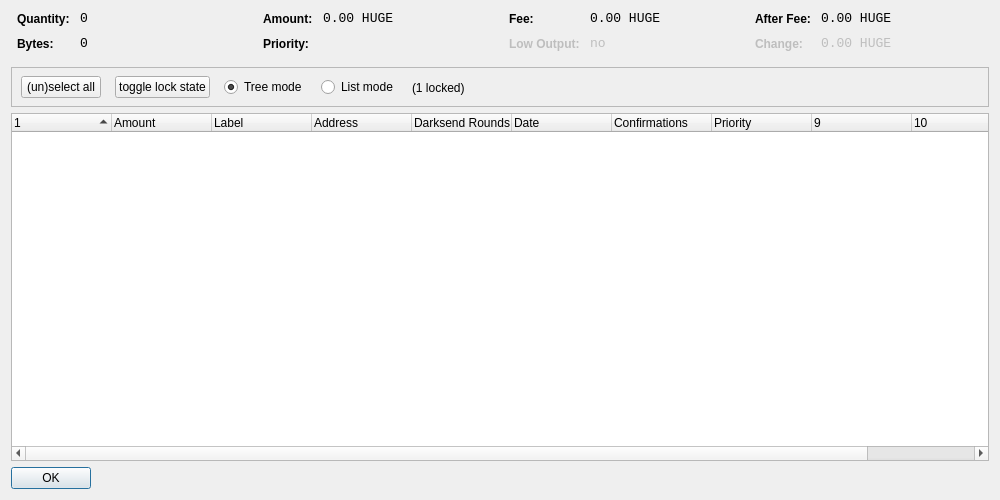
<?xml version="1.0" encoding="UTF-8"?>
<ui version="4.0">
 <class>CoinControlDialog</class>
 <widget class="QDialog" name="CoinControlDialog">
  <property name="geometry">
   <rect>
    <x>0</x>
    <y>0</y>
    <width>1000</width>
    <height>500</height>
   </rect>
  </property>
  <property name="windowTitle">
   <string>Coin Control</string>
  </property>
  <layout class="QVBoxLayout" name="verticalLayout">
   <item>
    <layout class="QHBoxLayout" name="horizontalLayoutTop" stretch="0,0,0,0">
     <property name="topMargin">
      <number>0</number>
     </property>
     <property name="bottomMargin">
      <number>10</number>
     </property>
     <item>
      <layout class="QFormLayout" name="formLayoutCoinControl1">
       <property name="horizontalSpacing">
        <number>10</number>
       </property>
       <property name="verticalSpacing">
        <number>10</number>
       </property>
       <property name="leftMargin">
        <number>6</number>
       </property>
       <property name="rightMargin">
        <number>6</number>
       </property>
       <item row="0" column="0">
        <widget class="QLabel" name="labelCoinControlQuantityText">
         <property name="styleSheet">
          <string notr="true">font-weight:bold;</string>
         </property>
         <property name="text">
          <string>Quantity:</string>
         </property>
        </widget>
       </item>
       <item row="0" column="1">
        <widget class="QLabel" name="labelCoinControlQuantity">
         <property name="font">
          <font>
           <family>Monospace</family>
           <pointsize>10</pointsize>
          </font>
         </property>
         <property name="cursor">
          <cursorShape>IBeamCursor</cursorShape>
         </property>
         <property name="contextMenuPolicy">
          <enum>Qt::ActionsContextMenu</enum>
         </property>
         <property name="text">
          <string notr="true">0</string>
         </property>
         <property name="textInteractionFlags">
          <set>Qt::LinksAccessibleByMouse|Qt::TextSelectableByKeyboard|Qt::TextSelectableByMouse</set>
         </property>
        </widget>
       </item>
       <item row="1" column="0">
        <widget class="QLabel" name="labelCoinControlBytesText">
         <property name="styleSheet">
          <string notr="true">font-weight:bold;</string>
         </property>
         <property name="text">
          <string>Bytes:</string>
         </property>
        </widget>
       </item>
       <item row="1" column="1">
        <widget class="QLabel" name="labelCoinControlBytes">
         <property name="font">
          <font>
           <family>Monospace</family>
           <pointsize>10</pointsize>
          </font>
         </property>
         <property name="cursor">
          <cursorShape>IBeamCursor</cursorShape>
         </property>
         <property name="contextMenuPolicy">
          <enum>Qt::ActionsContextMenu</enum>
         </property>
         <property name="text">
          <string notr="true">0</string>
         </property>
         <property name="textInteractionFlags">
          <set>Qt::LinksAccessibleByMouse|Qt::TextSelectableByKeyboard|Qt::TextSelectableByMouse</set>
         </property>
        </widget>
       </item>
      </layout>
     </item>
     <item>
      <layout class="QFormLayout" name="formLayoutCoinControl2">
       <property name="horizontalSpacing">
        <number>10</number>
       </property>
       <property name="verticalSpacing">
        <number>10</number>
       </property>
       <property name="leftMargin">
        <number>6</number>
       </property>
       <property name="rightMargin">
        <number>6</number>
       </property>
       <item row="0" column="0">
        <widget class="QLabel" name="labelCoinControlAmountText">
         <property name="styleSheet">
          <string notr="true">font-weight:bold;</string>
         </property>
         <property name="text">
          <string>Amount:</string>
         </property>
        </widget>
       </item>
       <item row="0" column="1">
        <widget class="QLabel" name="labelCoinControlAmount">
         <property name="font">
          <font>
           <family>Monospace</family>
           <pointsize>10</pointsize>
          </font>
         </property>
         <property name="cursor">
          <cursorShape>IBeamCursor</cursorShape>
         </property>
         <property name="contextMenuPolicy">
          <enum>Qt::ActionsContextMenu</enum>
         </property>
         <property name="text">
          <string notr="true">0.00 HUGE</string>
         </property>
         <property name="textInteractionFlags">
          <set>Qt::LinksAccessibleByMouse|Qt::TextSelectableByKeyboard|Qt::TextSelectableByMouse</set>
         </property>
        </widget>
       </item>
       <item row="1" column="0">
        <widget class="QLabel" name="labelCoinControlPriorityText">
         <property name="styleSheet">
          <string notr="true">font-weight:bold;</string>
         </property>
         <property name="text">
          <string>Priority:</string>
         </property>
        </widget>
       </item>
       <item row="1" column="1">
        <widget class="QLabel" name="labelCoinControlPriority">
         <property name="font">
          <font>
           <family>Monospace</family>
           <pointsize>10</pointsize>
          </font>
         </property>
         <property name="cursor">
          <cursorShape>IBeamCursor</cursorShape>
         </property>
         <property name="contextMenuPolicy">
          <enum>Qt::ActionsContextMenu</enum>
         </property>
         <property name="text">
          <string/>
         </property>
         <property name="textInteractionFlags">
          <set>Qt::LinksAccessibleByMouse|Qt::TextSelectableByKeyboard|Qt::TextSelectableByMouse</set>
         </property>
        </widget>
       </item>
      </layout>
     </item>
     <item>
      <layout class="QFormLayout" name="formLayoutCoinControl3">
       <property name="horizontalSpacing">
        <number>10</number>
       </property>
       <property name="verticalSpacing">
        <number>10</number>
       </property>
       <property name="leftMargin">
        <number>6</number>
       </property>
       <property name="rightMargin">
        <number>6</number>
       </property>
       <item row="0" column="0">
        <widget class="QLabel" name="labelCoinControlFeeText">
         <property name="styleSheet">
          <string notr="true">font-weight:bold;</string>
         </property>
         <property name="text">
          <string>Fee:</string>
         </property>
        </widget>
       </item>
       <item row="0" column="1">
        <widget class="QLabel" name="labelCoinControlFee">
         <property name="font">
          <font>
           <family>Monospace</family>
           <pointsize>10</pointsize>
          </font>
         </property>
         <property name="cursor">
          <cursorShape>IBeamCursor</cursorShape>
         </property>
         <property name="contextMenuPolicy">
          <enum>Qt::ActionsContextMenu</enum>
         </property>
         <property name="text">
          <string notr="true">0.00 HUGE</string>
         </property>
         <property name="textInteractionFlags">
          <set>Qt::LinksAccessibleByMouse|Qt::TextSelectableByKeyboard|Qt::TextSelectableByMouse</set>
         </property>
        </widget>
       </item>
       <item row="1" column="0">
        <widget class="QLabel" name="labelCoinControlLowOutputText">
         <property name="enabled">
          <bool>false</bool>
         </property>
         <property name="styleSheet">
          <string notr="true">font-weight:bold;</string>
         </property>
         <property name="text">
          <string>Low Output:</string>
         </property>
        </widget>
       </item>
       <item row="1" column="1">
        <widget class="QLabel" name="labelCoinControlLowOutput">
         <property name="enabled">
          <bool>false</bool>
         </property>
         <property name="font">
          <font>
           <family>Monospace</family>
           <pointsize>10</pointsize>
          </font>
         </property>
         <property name="cursor">
          <cursorShape>IBeamCursor</cursorShape>
         </property>
         <property name="contextMenuPolicy">
          <enum>Qt::ActionsContextMenu</enum>
         </property>
         <property name="text">
          <string notr="true">no</string>
         </property>
         <property name="textInteractionFlags">
          <set>Qt::LinksAccessibleByMouse|Qt::TextSelectableByKeyboard|Qt::TextSelectableByMouse</set>
         </property>
        </widget>
       </item>
      </layout>
     </item>
     <item>
      <layout class="QFormLayout" name="formLayoutCoinControl4">
       <property name="horizontalSpacing">
        <number>10</number>
       </property>
       <property name="verticalSpacing">
        <number>10</number>
       </property>
       <property name="leftMargin">
        <number>6</number>
       </property>
       <property name="rightMargin">
        <number>6</number>
       </property>
       <item row="0" column="0">
        <widget class="QLabel" name="labelCoinControlAfterFeeText">
         <property name="styleSheet">
          <string notr="true">font-weight:bold;</string>
         </property>
         <property name="text">
          <string>After Fee:</string>
         </property>
        </widget>
       </item>
       <item row="0" column="1">
        <widget class="QLabel" name="labelCoinControlAfterFee">
         <property name="font">
          <font>
           <family>Monospace</family>
           <pointsize>10</pointsize>
          </font>
         </property>
         <property name="cursor">
          <cursorShape>IBeamCursor</cursorShape>
         </property>
         <property name="contextMenuPolicy">
          <enum>Qt::ActionsContextMenu</enum>
         </property>
         <property name="text">
          <string notr="true">0.00 HUGE</string>
         </property>
         <property name="textInteractionFlags">
          <set>Qt::LinksAccessibleByMouse|Qt::TextSelectableByKeyboard|Qt::TextSelectableByMouse</set>
         </property>
        </widget>
       </item>
       <item row="1" column="0">
        <widget class="QLabel" name="labelCoinControlChangeText">
         <property name="enabled">
          <bool>false</bool>
         </property>
         <property name="styleSheet">
          <string notr="true">font-weight:bold;</string>
         </property>
         <property name="text">
          <string>Change:</string>
         </property>
        </widget>
       </item>
       <item row="1" column="1">
        <widget class="QLabel" name="labelCoinControlChange">
         <property name="enabled">
          <bool>false</bool>
         </property>
         <property name="font">
          <font>
           <family>Monospace</family>
           <pointsize>10</pointsize>
          </font>
         </property>
         <property name="cursor">
          <cursorShape>IBeamCursor</cursorShape>
         </property>
         <property name="contextMenuPolicy">
          <enum>Qt::ActionsContextMenu</enum>
         </property>
         <property name="text">
          <string notr="true">0.00 HUGE</string>
         </property>
         <property name="textInteractionFlags">
          <set>Qt::LinksAccessibleByMouse|Qt::TextSelectableByKeyboard|Qt::TextSelectableByMouse</set>
         </property>
        </widget>
       </item>
      </layout>
     </item>
    </layout>
   </item>
   <item>
    <widget class="QFrame" name="frame">
     <property name="minimumSize">
      <size>
       <width>0</width>
       <height>40</height>
      </size>
     </property>
     <property name="frameShape">
      <enum>QFrame::StyledPanel</enum>
     </property>
     <property name="frameShadow">
      <enum>QFrame::Sunken</enum>
     </property>
     <widget class="QWidget" name="horizontalLayoutWidget">
      <property name="geometry">
       <rect>
        <x>10</x>
        <y>0</y>
        <width>781</width>
        <height>41</height>
       </rect>
      </property>
      <layout class="QHBoxLayout" name="horizontalLayoutPanel" stretch="0,0,0,0,0">
       <property name="spacing">
        <number>14</number>
       </property>
       <item>
        <widget class="QPushButton" name="pushButtonSelectAll">
         <property name="sizePolicy">
          <sizepolicy hsizetype="Maximum" vsizetype="Fixed">
           <horstretch>0</horstretch>
           <verstretch>0</verstretch>
          </sizepolicy>
         </property>
         <property name="text">
          <string>(un)select all</string>
         </property>
        </widget>
       </item>
        <item>
         <widget class="QPushButton" name="pushButtonToggleLock">
          <property name="sizePolicy">
           <sizepolicy hsizetype="Maximum" vsizetype="Fixed">
            <horstretch>0</horstretch>
            <verstretch>0</verstretch>
           </sizepolicy>
          </property>
          <property name="text">
           <string>toggle lock state</string>
          </property>
          <property name="autoDefault">
           <bool>false</bool>
          </property>
         </widget>
        </item>
       <item>
        <widget class="QRadioButton" name="radioTreeMode">
         <property name="sizePolicy">
          <sizepolicy hsizetype="Maximum" vsizetype="Fixed">
           <horstretch>0</horstretch>
           <verstretch>0</verstretch>
          </sizepolicy>
         </property>
         <property name="text">
          <string>Tree mode</string>
         </property>
         <property name="checked">
          <bool>true</bool>
         </property>
        </widget>
       </item>
       <item>
        <widget class="QRadioButton" name="radioListMode">
         <property name="sizePolicy">
          <sizepolicy hsizetype="Maximum" vsizetype="Fixed">
           <horstretch>0</horstretch>
           <verstretch>0</verstretch>
          </sizepolicy>
         </property>
         <property name="text">
          <string>List mode</string>
         </property>
        </widget>
       </item>
        <item>
         <widget class="QLabel" name="labelLocked">
          <property name="text">
           <string>(1 locked)</string>
          </property>
         </widget>
        </item>
       <item>
        <spacer name="horizontalSpacer">
         <property name="orientation">
          <enum>Qt::Horizontal</enum>
         </property>
         <property name="sizeHint" stdset="0">
          <size>
           <width>40</width>
           <height>20</height>
          </size>
         </property>
        </spacer>
       </item>
      </layout>
     </widget>
    </widget>
   </item>
   <item>
    <widget class="CoinControlTreeWidget" name="treeWidget">
     <property name="contextMenuPolicy">
      <enum>Qt::CustomContextMenu</enum>
     </property>
     <property name="sortingEnabled">
      <bool>false</bool>
     </property>
     <property name="columnCount">
      <number>11</number>
     </property>
     <attribute name="headerShowSortIndicator" stdset="0">
      <bool>true</bool>
     </attribute>
     <attribute name="headerStretchLastSection">
      <bool>false</bool>
     </attribute>
     <column>
      <property name="text">
       <string/>
      </property>
     </column>
     <column>
      <property name="text">
       <string>Amount</string>
      </property>
     </column>
     <column>
      <property name="text">
       <string>Label</string>
      </property>
     </column>
     <column>
      <property name="text">
       <string>Address</string>
      </property>
     </column>
     <column>
      <property name="text">
       <string>Darksend Rounds</string>
      </property>
    </column>
     <column>
      <property name="text">
       <string>Date</string>
      </property>
     </column>
     <column>
      <property name="text">
       <string>Confirmations</string>
      </property>
      <property name="toolTip">
       <string>Confirmed</string>
      </property>
     </column>
     <column>
      <property name="text">
       <string>Priority</string>
      </property>
     </column>
     <column>
      <property name="text">
       <string/>
      </property>
     </column>
     <column>
      <property name="text">
       <string/>
      </property>
     </column>
     <column>
      <property name="text">
       <string/>
      </property>
     </column>
     <column>
      <property name="text">
       <string/>
      </property>
     </column>
    </widget>
   </item>
   <item>
    <widget class="QDialogButtonBox" name="buttonBox">
     <property name="sizePolicy">
      <sizepolicy hsizetype="Maximum" vsizetype="Fixed">
       <horstretch>0</horstretch>
       <verstretch>0</verstretch>
      </sizepolicy>
     </property>
     <property name="orientation">
      <enum>Qt::Horizontal</enum>
     </property>
     <property name="standardButtons">
      <set>QDialogButtonBox::Ok</set>
     </property>
    </widget>
   </item>
  </layout>
 </widget>
 <customwidgets>
  <customwidget>
   <class>CoinControlTreeWidget</class>
   <extends>QTreeWidget</extends>
   <header>coincontroltreewidget.h</header>
  </customwidget>
 </customwidgets>
 <resources/>
 <connections/>
</ui>
